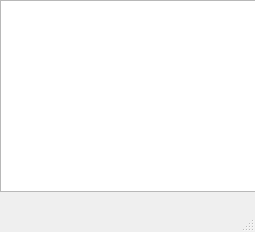
<?xml version="1.0" encoding="UTF-8"?>
<ui version="4.0">
 <class>llistaModuls</class>
 <widget class="QMainWindow" name="llistaModuls">
  <property name="geometry">
   <rect>
    <x>0</x>
    <y>0</y>
    <width>255</width>
    <height>232</height>
   </rect>
  </property>
  <property name="windowTitle">
   <string>MainWindow</string>
  </property>
  <widget class="QWidget" name="centralwidget">
   <widget class="QListWidget" name="listWidget">
    <property name="geometry">
     <rect>
      <x>0</x>
      <y>0</y>
      <width>256</width>
      <height>192</height>
     </rect>
    </property>
   </widget>
  </widget>
  <widget class="QMenuBar" name="menubar">
   <property name="geometry">
    <rect>
     <x>0</x>
     <y>0</y>
     <width>255</width>
     <height>21</height>
    </rect>
   </property>
  </widget>
  <widget class="QStatusBar" name="statusbar"/>
 </widget>
 <resources/>
 <connections/>
</ui>
